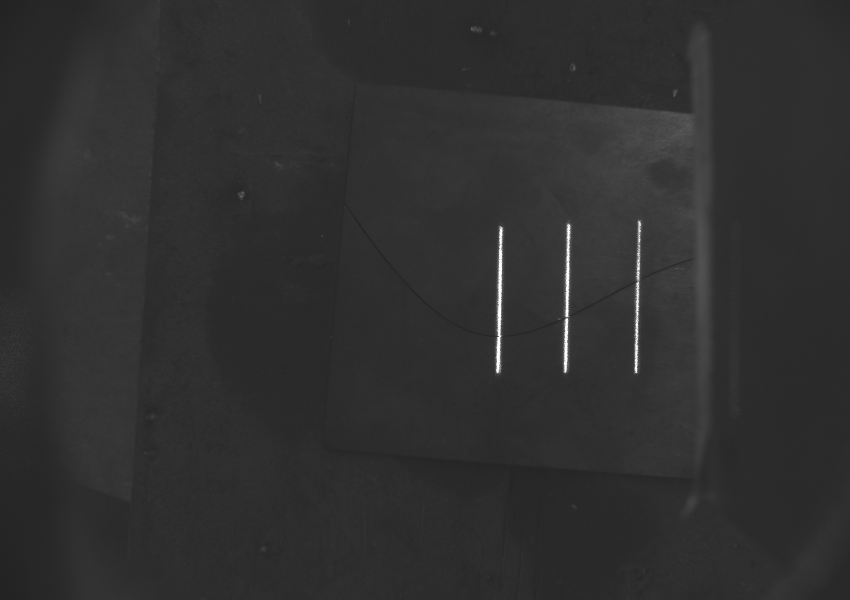
#> input picture MyCamera/Scan_data12/weldseam_104.jpg, 1700 x 1200 px (shown at 1/2 size)
$ python -i ScanningProcessing.py   (imports and definitions only)
#> lines starting #> are read from the running program, lines starting #| are printed output that depends on the picture; after the words box and inside, x2 and y2 are one past the last pixel; in counts of white or black regions, pixels touching at a corner belong together
#> further down, picture is the input picture: shape (1200, 1700, 3); min 34, max 255, mean 47.7
### Main/MyLib.py
'''
Library for 3D Laser Vision Welding Robot
    Vision and Robot Control modules

Author: Bao Hua
'''

import numpy as np
import cv2 as cv
from GlobalVariables import *
import socket
import time

CR = "\r"
CRLF = "\r\n"

# [7 lines left out: function save_coefficients, not called in this run]

def savematrix(filename:str, matrix):
    with open(filename, 'w') as f:
        f.writelines('\t'.join(str(j) for j in i) + '\n' for i in matrix)

def load_coefficients(path):
    """ Loads camera matrix and distortion coefficients. """
    # FILE_STORAGE_READ
    cv_file = cv.FileStorage(path, cv.FILE_STORAGE_READ)
    # note we also have to specify the type to retrieve otherwise we only get a
    # FileNode object back instead of a matrix
    camera_matrix = cv_file.getNode("K").mat()
    dist_matrix = cv_file.getNode("D").mat()
    cv_file.release()
    return [camera_matrix, dist_matrix]

def load_eye2hand(path):
     # FILE_STORAGE_READ
    cv_file = cv.FileStorage(path, cv.FILE_STORAGE_READ)
    eye2hand = cv_file.getNode("K1").mat()
    cv_file.release()
    return eye2hand

def load_laserplane(path):
    cv_file = cv.FileStorage(path, cv.FILE_STORAGE_READ)
    a, b, d = cv_file.getNode("P").mat()
    cv_file.release()
    return float(a), float(b), float(d)
class Vision():
    def __init__(self):
        self.intrinsic, self.dist_coffs = load_coefficients((camera_params))
        self.eye2hand = load_eye2hand((handeye_params))
        # coeffcients of laser plane: ax + by + cz + d = 0
        c = -1
        a, b, d = load_laserplane((laserplane_params))
        self.plane = [a,b,c,d]
        # adjust according to sensor size
        self.rows = 1200
        self.cols = 1700

    # [28 lines left out: functions Preprocessing, LaserCenter, not called in this run]

    def WeldseamCenter(self, img):
        weldseam_center = np.zeros((self.rows,self.cols))
        return weldseam_center

    # [153 lines left out: functions CrossLaser, TripleLaser, CD, houghline, __RPY2mtrx, posc2Rt and 5 more, not called in this run]

class Yaskawa():
    # [5 lines left out: function __init__, not called in this run]

    def utf8len(self, inputString):
        return len(inputString.encode('utf-8'))

    # [33 lines left out: functions command_data_length, pos2command, read_pos_from_txt, StartRequest, not called in this run]

    def Stop(self):
        self.client.close()

    # [106 lines left out: functions MovJ, RposC, MovL, ArcOn, ArcOff, not called in this run]

### Main/ScanningProcessing.py
import cv2 as cv
import numpy as np
import glob
from MyLib import Vision, savematrix
from skimage.measure import ransac, LineModelND
from GlobalVariables import *
from matplotlib import pyplot as plt
import tqdm

rows = 1200
cols = 1700

# [1 line that did not run here, left out]
# [1 line that did not run here, left out]
# [1 line that did not run here, left out]
# [1 line that did not run here, left out]
# [1 line that did not run here, left out]
# [1 line that did not run here, left out]
# [1 line that did not run here, left out]
# [1 line that did not run here, left out]
# [1 line that did not run here, left out]

# natural sorting https://stackoverflow.com/questions/5967500/how-to-correctly-sort-a-string-with-a-number-inside/5967539#5967539
import re

def atoi(text):
    return int(text) if text.isdigit() else text

# [43 lines left out: functions natural_keys, WeldSeamCenter, LaserCenter, not called in this run]

def Preprocessing(img):
    blur = cv.GaussianBlur(img,(7,7),0)                 # use when img is gray image
    _, thresh = cv.threshold(blur,100,255,cv.THRESH_BINARY)
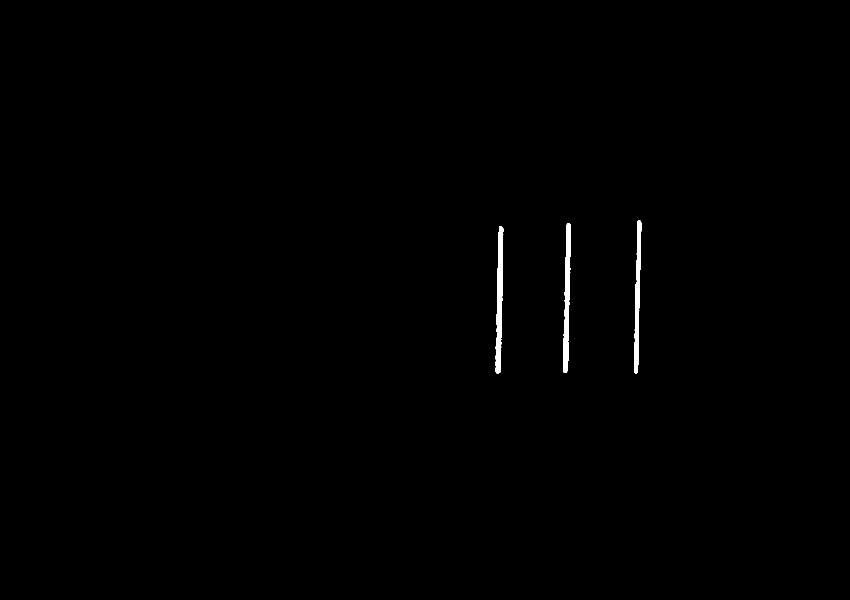
#> thresh: shape (1200, 1700, 3) (shown at 1/2 size); 0.39% white; 3 white regions, box (x1, y1, x2, y2) and area: (991, 452, 1007, 747) 2920, (1126, 446, 1142, 746) 2779, (1268, 440, 1283, 747) 2351
    closing = thresh
    del blur
    for _ in range(5):
        closing = cv.morphologyEx(closing, cv.MORPH_CLOSE, np.ones((7,7),np.uint8))
    del thresh
    return closing

# https://stackoverflow.com/questions/20677795/how-do-i-compute-the-intersection-point-of-two-lines
# [19 lines left out: functions line_intersection, calc_weldpoint2robot, not called in this run]

WeldPoints = []
pos_no = 0

Images = glob.glob('D:/Workspace/Code/Welding_Robot/3D_Laser_Vision_Welding_Robot/MyCamera/Scan_data12/weldseam_' + '*.jpg')

# [45 lines not run here, left out]

WeldPoints = np.array(WeldPoints)
# [1 line not run here, left out]

# illustrate the solution
# [1 line that did not run here, left out]
# [1 line that did not run here, left out]
# [1 line that did not run here, left out]

fig = plt.figure()
ax  = fig.add_subplot(111, projection="3d")
# [7 lines not run here, left out]

>>> import cv2
>>> picture = cv2.imread('../MyCamera/Scan_data12/weldseam_104.jpg')
>>> result = Preprocessing(picture)

$ run again, on MyCamera/Scan_data12/weldseam_151.jpg
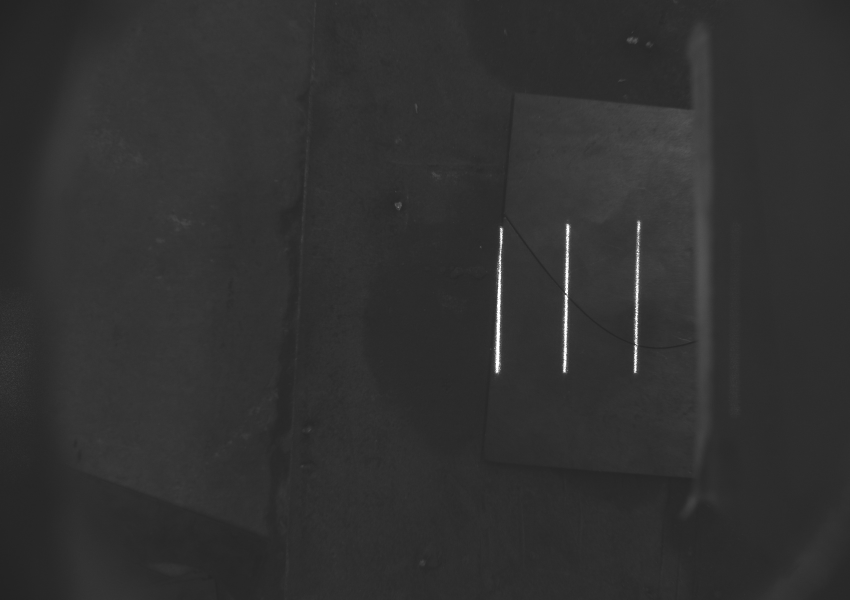
#> input picture MyCamera/Scan_data12/weldseam_151.jpg, 1700 x 1200 px (shown at 1/2 size)
#> picture is the input picture: shape (1200, 1700, 3); min 34, max 255, mean 48.8
#> in Preprocessing, `_, thresh = cv.threshold(blur,100,255,cv.THRESH_BINARY)`:
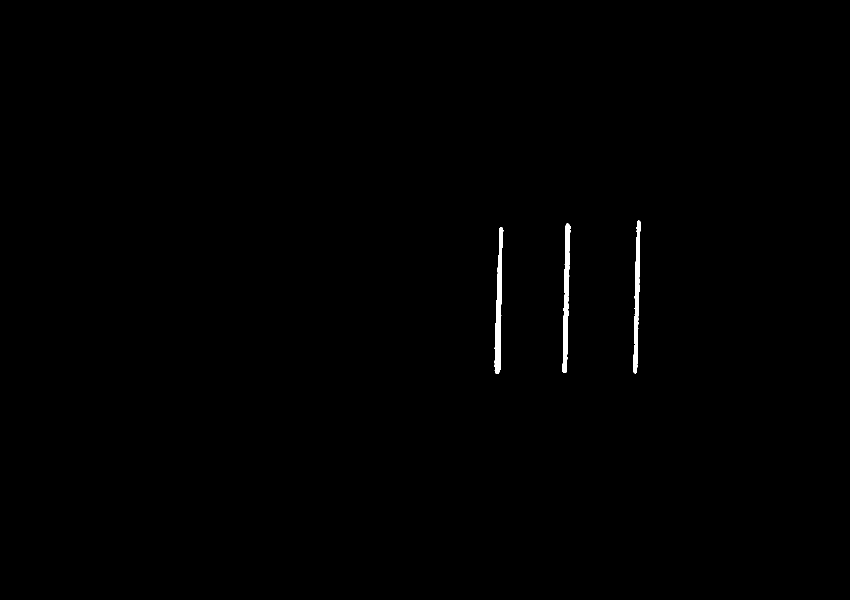
#> thresh: shape (1200, 1700, 3) (shown at 1/2 size); 0.37% white; 3 white regions, box (x1, y1, x2, y2) and area: (989, 454, 1007, 747) 2626, (1125, 447, 1141, 746) 2606, (1267, 441, 1282, 747) 2309
